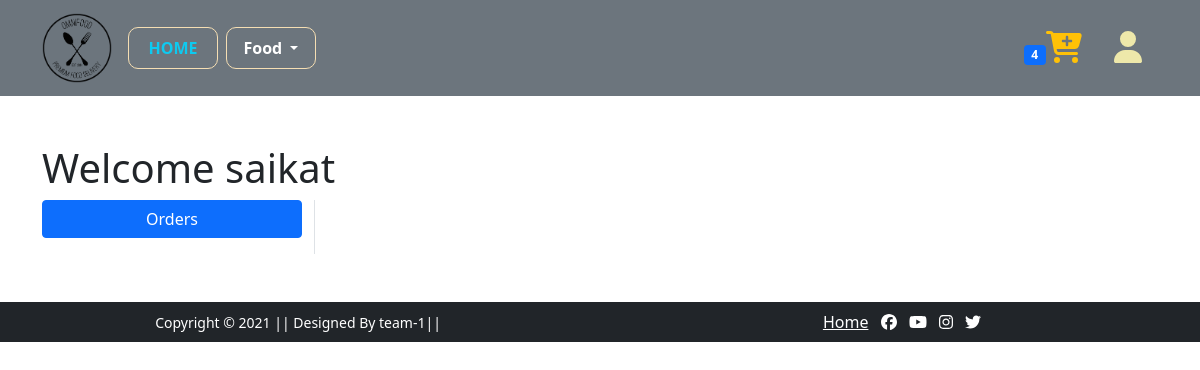
Before: /order/ (signed in) with the older database file.
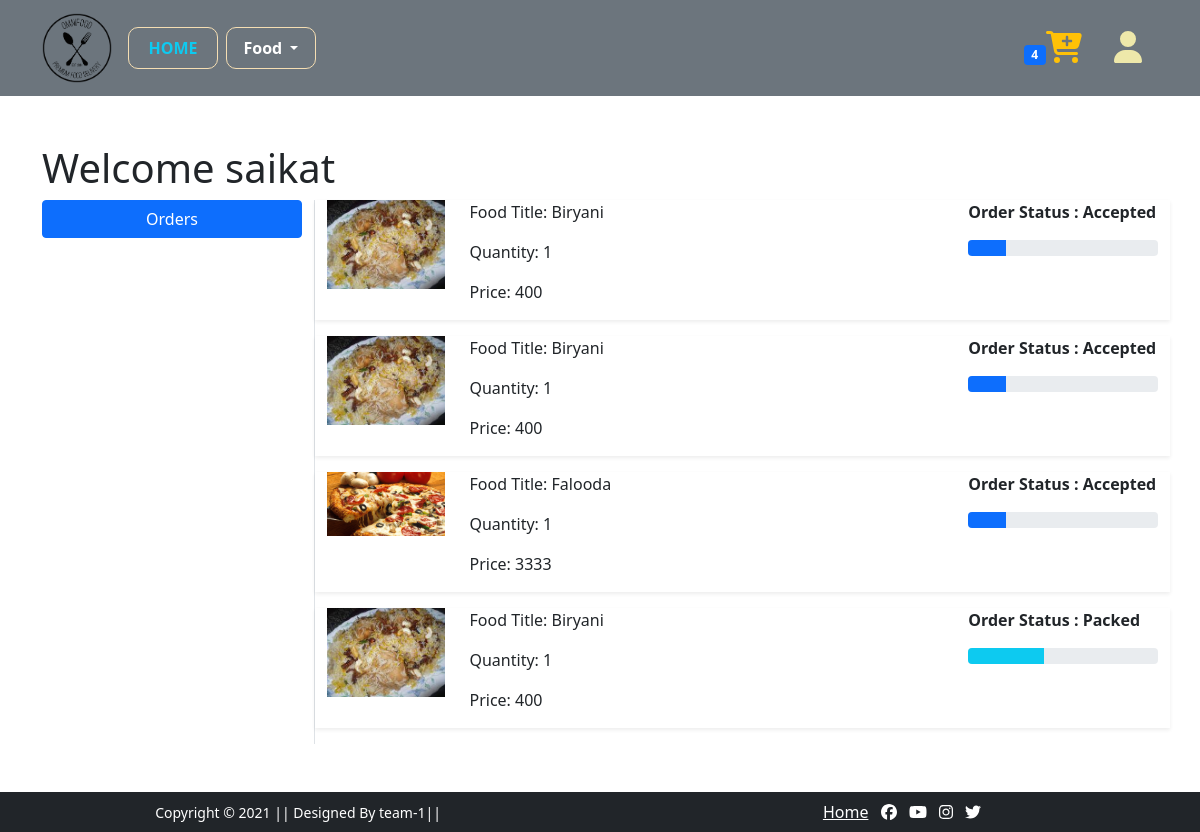
After: the same page with the newer database file.
### app/models.py (models this page shows, shortened)
class OrderPlaced(models.Model):
    resturant_id=ForeignKey(Restaurant,on_delete=models.CASCADE)
    user=models.ForeignKey(User,on_delete=models.CASCADE)
    customer=models.ForeignKey(Customer,on_delete=models.CASCADE)
    food=models.ForeignKey(ResFood,on_delete=models.CASCADE)
    quantity=models.PositiveIntegerField(default=1)
    ordered_date=models.DateTimeField(auto_now_add=True)
    status=models.CharField(max_length=50,
    choices=STATUS_CHOICES,default='Pendeing')
    @property
    def total_cost(self):
        return self.quantity*self.food.food_price

class ResFood(models.Model):
    restaurent_id=models.ForeignKey(Restaurant,on_delete=models.CASCADE)
    food_title=models.CharField(max_length=55)
    description=models.CharField(max_length=200)
    food_price=models.IntegerField()
    dicount_price=models.IntegerField()
    category=models.CharField(choices=CATEGORY_CHOICES,max_length=2)
    food_image=models.ImageField(upload_to='Food_image')

### app/views.py (the view)
# urls.py: path('order/',order,name='orders'),
def order(request):
    of=OrderPlaced.objects.filter(user=request.user)
    return render(request,'order.html',{'order':of})

### app/templates/order.html (shortened to what this page needs)
{% extends 'base.html' %}
{% load static %}
{% block main-content %}
<div class="container my-5">
   <div class="row">
       <h1>Welcome <span>{{request.user}}</span></h1>
       <div class="col-sm-3 border-end">
           <ul class="list-unstyled">
               <li class="d-grid"><a class="btn btn-primary" href="">Orders</a></li>
           </ul>
       </div>
       <div class="col-sm-9 offser-sm-1">
           {% for fd in order %}
           <div class="row shadow-sm mb-3">
               <div class="col-sm-2">
                <img src="{{fd.food.food_image.url}}" alt=""
                class="img-fluid" height="150" width="150">
               </div>
               <div class="col-sm-7">
                   <p>Food Title: {{fd.food.food_title}}</p>
                   <p>Quantity: {{fd.quantity}}</p>
                   <p>Price: {{fd.total_cost}}</p>
               </div>
               <div class="col-sm-3 fw-bold">
                <p>Order Status : {{fd.status}}</p>
                {% if fd.status == 'Accepted' %}
                <div class="progress">
                    <div class="progress-bar" style="width: 20%;"
                    aria-valuenow="20" aria-valuemax="100">
                    </div>
                </div>
                {% endif %}
                {% if fd.status == 'Packed' %}
                <div class="progress">
                    <div class="progress-bar bg-info" style="width: 40%;"
                    aria-valuenow="20" aria-valuemax="100">
                    </div>
                </div>
                {% endif %}
               </div>
           </div>
           {% endfor %}
       </div>
   </div>
</div>
{% endblock main-content %}

### app/templates/Base.html (shortened to what this page needs)
<!DOCTYPE html>
{% load static %}
<html lang="en">
    <head>
        <link rel="stylesheet" href="{% static 'css/bootstrap.min.css' %}">
        <link rel="stylesheet" href="{% static 'css/owl.carousel.min.css' %}">
        <link rel="stylesheet" href="{% static 'css/all.min.css' %}">
        <link rel="stylesheet" href="{% static 'css/style.css' %}">
      </head>
    <body>
        <nav class="navbar navbar-expand-lg navbar-dark bg-secondary ">
              <div class="container">
                  <a class="navbar-brand" href="/"><img src="{% static 'images/img1/logo.png' %}" alt="" style="width: 70px;"></a>
                  <div class="collapse navbar-collapse" id="navbarSupportedContent">
                      <ul class="navbar-nav me-auto mb-2 mb-lg-0">
                          <li class="nav-item">
                              <a class="nav-link fw-bold text-info bt-edit active" aria-current="page" href="/">HOME</a>
                          </li>
                          <li class="nav-item dropdown mx-2">
                                <a class="nav-link dropdown-toggle text-white fw-bold bt-edit" href="#" id="fashionDropdown" role="button" data-bs-toggle="dropdown" aria-expanded="false">
                                  Food
                                </a>
                          </li>
                      </ul>
                      <div>
                      <ul class="navbar-nav me-auto mb-2 mb-lg-0">
                          <li class="nav-item mx-2">
                              <a href="{% url 'showcart' %}" class="nav-link text-white"><span class="badge bg-primary">4</span><i class="text-warning fas fa-cart-plus fa-2x"></i> </a>
                          </li>
                          {% if request.user.is_authenticated %}
                          <li class="nav-item dropdown mx-2">
                                <a class="nav-link text-white fw-bold" href="#" id="profileDropdown" role="button" data-bs-toggle="dropdown" aria-expanded="false">
                                     <i class="icon-text fas fa-user fa-2x"></i>
                                </a>
                            </li>
                              {% endif %}
                      </ul>
                      </div>
                  </div>
              </div>
           </nav>
        {% block main-content %} {% endblock main-content %}
        <footer class="container-fluid bg-dark text-center p-2 mt-5">
          <div class="row text-white">
              <div class="col-lg-6">
                <small class="text-white">Copyright &copy; 2021 || Designed By team-1|| </small>
              </div>
              <div class="col-lg-6 text-center text-lg-right ">
                  <a href="#" class="text-white mx-1">Home</a>
                  <a href="#"><i class="text-white fab fa-facebook mx-1"></i></a>
                  <a href="#"><i class="text-white fab fa-youtube mx-1"></i></a>
                  <a href="#"><i class=" text-white fab fa-instagram mx-1"></i></a>
                  <a href="#"><i class="text-white fab fa-twitter mx-1"></i></a>
              </div>
          </div>
      </footer>
    </body>
</html>

### app/static/css/style.css (style rules this page uses)
html { scroll-behavior: smooth; }
.icon-text { color: palegoldenrod; }
.bt-edit { width: 90px; text-align: center; border: 1px solid wheat; border-radius:10px; box-shadow: 0 6 6 0 white; }

Changed rows visible on the page:
added OrderPlaced: food.food_image (picture), food.food_title "Biryani", quantity "1", total_cost "400", status "Accepted"
added OrderPlaced: food.food_image (picture), food.food_title "Biryani", quantity "1", total_cost "400", status "Accepted"
added OrderPlaced: food.food_image (picture), food.food_title "Falooda", quantity "1", total_cost "3333", status "Accepted"
added OrderPlaced: food.food_image (picture), food.food_title "Biryani", quantity "1", total_cost "400", status "Packed"
